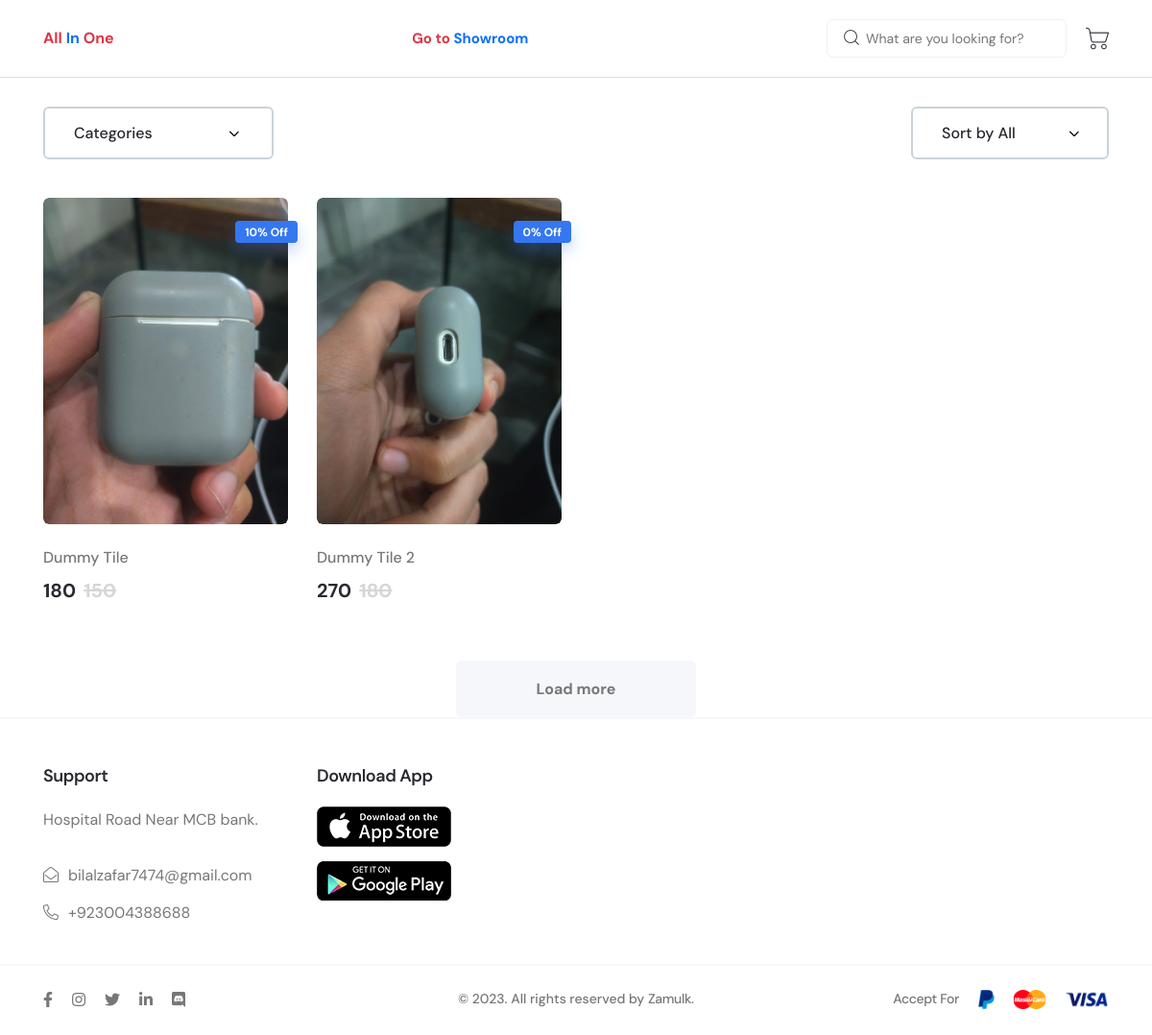
Screenshot of /360-and-shop/shop/Tiles/a5b23f0b-b02a-4310-b3d3-f54f9108c48c (signed in) with the database file from the repository.
### core/models.py (models this page shows)
class Product(models.Model):
    id = models.UUIDField(primary_key=True,default=uuid.uuid4 , unique=True)
    showroom = models.ForeignKey(Showrooms, on_delete=models.CASCADE)
    title = models.CharField( max_length=50)
    image = models.ImageField(upload_to="products" )
    company_name = models.ForeignKey(Company_name, on_delete=models.CASCADE)
    category = models.ForeignKey(Categories, on_delete=models.CASCADE)
    product_number = models.CharField( max_length=50)
    imported_or_local = models.CharField( max_length=50,choices=IMPORTED_OR_LOCAL ,)
    old_price = models.IntegerField()
    new_price = models.IntegerField()
    discount_price = models.CharField( max_length=50 , blank=True, null=True,default="0% Off")
    description =  models.TextField()
    created_at = models.DateField( auto_now_add=True)
    def __str__(self):
        return f"{self.showroom}({self.title})"

class showroom_settings(models.Model):
    showroom = models.ForeignKey(Showrooms, on_delete=models.CASCADE)
    address = models.CharField(max_length=250, blank=True , null = True)
    email = models.CharField( max_length=50, blank=True , null = True)
    phone = models.CharField( max_length=50 , blank=True , null = True)
    android_app_link = models.CharField( max_length=250 , default = "#")
    ios_app_link = models.CharField( max_length=250 , default = "#")
    facebook = models.CharField( max_length=50 , default = "#")
    instagram = models.CharField( max_length=50 , default = "#")
    twitter = models.CharField( max_length=50 , default = "#")

### core/views.py (the view)
# urls.py: path('360-and-shop/shop/<pk>/<id>', views.shop, name="shop"),
@cache_control(no_cache=True, must_revalidate=True , no_store=True)
@login_required(login_url='home')
def shop(request,pk,id):
        showroom = Showrooms.objects.get(id=id)
        settings = showroom_settings.objects.filter(showroom=showroom)
        categories = Categories.objects.filter(showroom_type = showroom.showroom_type)
        product = Product.objects.filter(showroom=showroom)
        print(product)
        context = {
            'categories':categories,
            'product':product,
            'showroom':showroom,
            'settings':settings,
        }
        return render(request,"shop/products.html",context)

### core/models.py (called while the page is built)
    def __str__(self):
        return f"{self.showroom_name}({self.showroom_type})"

### templates/shop/products.html (shortened to what this page needs)
{% extends 'shop/base.html' %}
{% load static %}
{% block content %}
<main class="main-wrapper">
    <div class="axil-shop-area axil-section-gap bg-color-white">
        <div class="container">
            <div class="row">
                <div class="col-lg-12">
                    <div class="axil-shop-top">
                        <div class="row">
                            <div class="col-lg-9">
                                <div class="category-select">
                                    <select class="single-select">
                                        <option>Categories</option>
                                    </select>
                                </div>
                            </div>
                            <div class="col-lg-3">
                                <div class="category-select mt_md--10 mt_sm--10 justify-content-lg-end">
                                    <select class="single-select">
                                        <option selected>Sort by All</option>
                                    </select>
                                </div>
                            </div>
                        </div>
                    </div>
                </div>
            </div>
            <div class="row row--15">
                {% for i in product %}
                <div class="col-xl-3 col-lg-4 col-sm-6">
                    <div class="axil-product product-style-one has-color-pick mt--40">
                        <div class="thumbnail">
                            <a style="cursor: pointer" data-bs-toggle="modal"
                                data-bs-target="#quick-view-modal-{{forloop.counter}}">
                                <img src="{{i.image.url}}" alt="Product Images" />
                            </a>
                            <div class="label-block label-right">
                                <div class="product-badget">{{i.discount_price}}</div>
                            </div>
                        </div>
                        <div class="product-content">
                            <div class="inner">
                                <h5 class="title">{{i.title}}</h5>
                                <div class="product-price-variant">
                                    <span class="price current-price">{{i.new_price}}</span>
                                    <span class="price old-price">{{i.old_price}}</span>
                                </div>
                            </div>
                        </div>
                    </div>
                </div>
                {% endfor %}
            </div>
            <div class="text-center pt--30">
                <a href="#" class="axil-btn btn-bg-lighter btn-load-more">Load more</a>
            </div>
        </div>
    </div>
</main>
{% endblock content %}

### templates/shop/base.html (shortened to what this page needs)
{% load static %}
<!DOCTYPE html>
<html class="no-js" lang="en">
<head>
    <link rel="stylesheet" href="{% static 'shop/assets/css/vendor/bootstrap.min.css' %}" />
    <link rel="stylesheet" href="{% static 'shop/assets/css/vendor/font-awesome.css' %}" />
    <link rel="stylesheet" href="{% static 'shop/assets/css/vendor/flaticon/flaticon.css' %}" />
    <link rel="stylesheet" href="{% static 'shop/assets/css/vendor/slick.css' %}" />
    <link rel="stylesheet" href="{% static 'shop/assets/css/vendor/slick-theme.css' %}" />
    <link rel="stylesheet" href="{% static 'shop/assets/css/vendor/jquery-ui.min.css' %}" />
    <link rel="stylesheet" href="{% static 'shop/assets/css/vendor/sal.css' %}" />
    <link rel="stylesheet" href="{% static 'shop/assets/css/vendor/magnific-popup.css' %}" />
    <link rel="stylesheet" href="{% static 'shop/assets/css/vendor/base.css' %}" />
    <link rel="stylesheet" href="{% static 'shop/assets/css/style.min.css' %}" />
</head>
<body class="sticky-header">
    <header class="header axil-header header-style-5">
        <div class="axil-mainmenu">
            <div class="container">
                <div class="header-navbar">
                    <div class="header-brand">
                        <a href="{% url 'home' %}" class="logo logo-dark"><span class="fw-bold text-danger">All <span class="text-primary">In</span> One</span></a>
                    </div>
                    <div class="header-main-nav">
                        <nav class="mainmenu-nav">
                            <ul class="mainmenu">
                                <li>
                                    <a href="{% url 'shop' showroom.showroom_type showroom.id %}" >
                                        <span class=" text-danger">Go to<span class="text-primary"> Showroom</span></span>
                                    </a>
                                </li>
                            </ul>
                        </nav>
                    </div>
                    <div class="header-action">
                        <ul class="action-list">
                            <li class="axil-search d-xl-block d-none">
                                <input type="search" class="placeholder product-search-input" name="search2"
                                    id="search2" value="" maxlength="128" placeholder="What are you looking for?"
                                    autocomplete="off" />
                                <button type="submit" class="icon wooc-btn-search">
                                    <i class="flaticon-magnifying-glass"></i>
                                </button>
                            </li>
                            <li class="shopping-cart">
                                <a href="{% url 'shop_cart' showroom.id %}" class="cart-dropdown-btn">
                                    <i class="flaticon-shopping-cart"></i>
                                </a>
                            </li>
                        </ul>
                    </div>
                </div>
            </div>
        </div>
    </header>
    <hr />
   {% block content %}
   {% endblock content %}
    {% for i in settings %}
    <footer class="axil-footer-area footer-style-2">
        <div class="footer-top separator-top">
            <div class="container">
                <div class="row">
                    <div class="col-lg-3 col-sm-6">
                        <div class="axil-footer-widget">
                            <h5 class="widget-title">Support</h5>
                            <div class="inner">
                                <p>
                                    {{ i.address }}
                                </p>
                                <ul class="support-list-item">
                                    <li>
                                        <a href="mailto:{{i.email}}"><i class="fal fa-envelope-open"></i>
                                            {{i.email}}</a>
                                    </li>
                                    <li>
                                        <a href="tel:{{i.phone}}"><i class="fal fa-phone-alt"></i>
                                            {{i.phone}}</a>
                                    </li>
                                </ul>
                            </div>
                        </div>
                    </div>
                    <div class="col-lg-3 col-sm-6">
                        <div class="axil-footer-widget">
                            <h5 class="widget-title">Download App</h5>
                            <div class="inner">
                                <div class="download-btn-group">
                                    <div class="app-link">
                                        <a href="{{i.android_app_link}}">
                                            <img src="{% static 'shop/assets/images/others/app-store.png' %}"
                                                alt="App Store" />
                                        </a>
                                        <a href="{{i.ios_app_link}}">
                                            <img src="{% static 'shop/assets/images/others/play-store.png' %}"
                                                alt="Play Store" />
                                        </a>
                                    </div>
                                </div>
                            </div>
                        </div>
                    </div>
                </div>
            </div>
        </div>
        <div class="copyright-area copyright-default separator-top">
            <div class="container">
                <div class="row align-items-center">
                    <div class="col-xl-4">
                        <div class="social-share">
                            <a href="{{i.facebook}}"><i class="fab fa-facebook-f"></i></a>
                            <a href="{{i.instagram}}"><i class="fab fa-instagram"></i></a>
                            <a href="{{i.twitter}}"><i class="fab fa-twitter"></i></a>
                            <a href="#"><i class="fab fa-linkedin-in"></i></a>
                            <a href="#"><i class="fab fa-discord"></i></a>
                        </div>
                    </div>
                    <div class="col-xl-4 col-lg-12">
                        <div class="copyright-left d-flex flex-wrap justify-content-center">
                            <ul class="quick-link">
                                <li>
                                    © 2023. All rights reserved by
                                    <a target="_blank" href="https://zamulk.com/">Zamulk</a>.
                                </li>
                            </ul>
                        </div>
                    </div>
                    <div class="col-xl-4 col-lg-12">
                        <div
                            class="copyright-right d-flex flex-wrap justify-content-xl-end justify-content-center align-items-center">
                            <span class="card-text">Accept For</span>
                            <ul class="payment-icons-bottom quick-link">
                                <li>
                                    <img src="{% static 'shop/assets/images/icons/cart/cart-1.png' %}"
                                        alt="paypal cart" />
                                </li>
                                <li>
                                    <img src="{% static 'shop/assets/images/icons/cart/cart-2.png' %}"
                                        alt="paypal cart" />
                                </li>
                                <li>
                                    <img src="{% static 'shop/assets/images/icons/cart/cart-5.png' %}"
                                        alt="paypal cart" />
                                </li>
                            </ul>
                        </div>
                    </div>
                </div>
            </div>
        </div>
    </footer>
    {% endfor %}
{% include "../messages.html" %}
</body>
</html>

### templates/messages.html (shortened to what this page needs)
<link rel="stylesheet" href="//cdn.jsdelivr.net/npm/alertifyjs@1.13.1/build/css/alertify.min.css"/>
<link rel="stylesheet" href="//cdn.jsdelivr.net/npm/alertifyjs@1.13.1/build/css/themes/default.min.css"/>

### rows the page displays
Product: image (picture), discount_price "10% Off", title "Dummy Tile", new_price "180", old_price "150"
Product: image (picture), discount_price "0% Off", title "Dummy Tile 2", new_price "270", old_price "180"
showroom_settings: address "Hospital Road Near MCB bank.", email "bilalzafar7474@gmail.com", phone "+923004388688"
